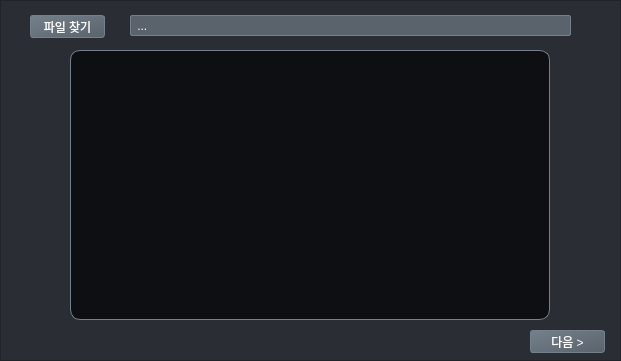
<?xml version="1.0" encoding="UTF-8"?>
<ui version="4.0">
 <class>Frame</class>
 <widget class="QFrame" name="Frame">
  <property name="geometry">
   <rect>
    <x>0</x>
    <y>0</y>
    <width>621</width>
    <height>361</height>
   </rect>
  </property>
  <property name="sizePolicy">
   <sizepolicy hsizetype="Fixed" vsizetype="Fixed">
    <horstretch>0</horstretch>
    <verstretch>0</verstretch>
   </sizepolicy>
  </property>
  <property name="minimumSize">
   <size>
    <width>621</width>
    <height>361</height>
   </size>
  </property>
  <property name="maximumSize">
   <size>
    <width>621</width>
    <height>361</height>
   </size>
  </property>
  <property name="windowTitle">
   <string>Frame</string>
  </property>
  <widget class="QFrame" name="openImgFrame">
   <property name="geometry">
    <rect>
     <x>0</x>
     <y>0</y>
     <width>621</width>
     <height>361</height>
    </rect>
   </property>
   <property name="styleSheet">
    <string notr="true">background-color: rgb(42, 46, 52);</string>
   </property>
   <property name="frameShape">
    <enum>QFrame::StyledPanel</enum>
   </property>
   <property name="frameShadow">
    <enum>QFrame::Raised</enum>
   </property>
   <widget class="QPushButton" name="findFileButton">
    <property name="geometry">
     <rect>
      <x>30</x>
      <y>15</y>
      <width>75</width>
      <height>23</height>
     </rect>
    </property>
    <property name="styleSheet">
     <string notr="true">QPushButton{
border: 1px solid rgb(116, 128, 139);
border-radius: 3px;
font: 9pt &quot;KoPub돋움체 Bold&quot;;
color: rgb(255, 255, 255);
background-color: qlineargradient(spread:pad, x1:0, y1:0, x2:1, y2:1, stop:0 rgb(116, 128, 139), stop:1  rgb(90, 99, 108));
}

QPushButton:hover{
background-color: qlineargradient(spread:pad, x1:0, y1:0, x2:1, y2:1, stop:0 rgb(116, 128, 139), stop:1  rgb(90, 99, 108));
background-color: qlineargradient(spread:pad, x1:0, y1:0, x2:1, y2:1, stop:0 rgb(94, 104, 113), stop:1  rgb(71, 78, 85));
}

QPushButton:pressed{
background-color: qlineargradient(spread:pad, x1:0, y1:0, x2:1, y2:1, stop:0 rgb(116, 128, 139), stop:1  rgb(90, 99, 108));
background-color: qlineargradient(spread:pad, x1:0, y1:0, x2:1, y2:1, stop:0 rgb(80, 89, 97), stop:1 rgb(59, 65, 71));
}</string>
    </property>
    <property name="text">
     <string>파일 찾기</string>
    </property>
   </widget>
   <widget class="QLabel" name="fileLocationLadel">
    <property name="geometry">
     <rect>
      <x>130</x>
      <y>15</y>
      <width>441</width>
      <height>21</height>
     </rect>
    </property>
    <property name="styleSheet">
     <string notr="true">background-color: rgb(90, 99, 108);
font: 9pt &quot;KoPub돋움체 Bold&quot;;
color: rgb(255, 255, 255);
border: 1px solid rgb(116, 128, 139);
border-radius: 2px;</string>
    </property>
    <property name="text">
     <string> ...</string>
    </property>
   </widget>
   <widget class="QPushButton" name="nextButton">
    <property name="geometry">
     <rect>
      <x>530</x>
      <y>330</y>
      <width>75</width>
      <height>23</height>
     </rect>
    </property>
    <property name="styleSheet">
     <string notr="true">QPushButton{
border: 1px solid rgb(116, 128, 139);
border-radius: 3px;
font: 9pt &quot;KoPub돋움체 Bold&quot;;
color: rgb(255, 255, 255);
background-color: qlineargradient(spread:pad, x1:0, y1:0, x2:1, y2:1, stop:0 rgb(116, 128, 139), stop:1  rgb(90, 99, 108));
}

QPushButton:hover{
background-color: qlineargradient(spread:pad, x1:0, y1:0, x2:1, y2:1, stop:0 rgb(116, 128, 139), stop:1  rgb(90, 99, 108));
background-color: qlineargradient(spread:pad, x1:0, y1:0, x2:1, y2:1, stop:0 rgb(94, 104, 113), stop:1  rgb(71, 78, 85));
}

QPushButton:pressed{
background-color: qlineargradient(spread:pad, x1:0, y1:0, x2:1, y2:1, stop:0 rgb(116, 128, 139), stop:1  rgb(90, 99, 108));
background-color: qlineargradient(spread:pad, x1:0, y1:0, x2:1, y2:1, stop:0 rgb(80, 89, 97), stop:1 rgb(59, 65, 71));
}</string>
    </property>
    <property name="text">
     <string>다음 &gt;</string>
    </property>
   </widget>
   <widget class="QFrame" name="sampleImgFrame">
    <property name="geometry">
     <rect>
      <x>70</x>
      <y>50</y>
      <width>480</width>
      <height>270</height>
     </rect>
    </property>
    <property name="styleSheet">
     <string notr="true">background-color: rgb(13, 15, 19);
border: 1px solid rgb(116, 128, 139);
border-radius: 10px;</string>
    </property>
    <property name="frameShape">
     <enum>QFrame::StyledPanel</enum>
    </property>
    <property name="frameShadow">
     <enum>QFrame::Raised</enum>
    </property>
   </widget>
   <zorder>sampleImgFrame</zorder>
   <zorder>findFileButton</zorder>
   <zorder>fileLocationLadel</zorder>
   <zorder>nextButton</zorder>
  </widget>
 </widget>
 <resources/>
 <connections/>
</ui>
